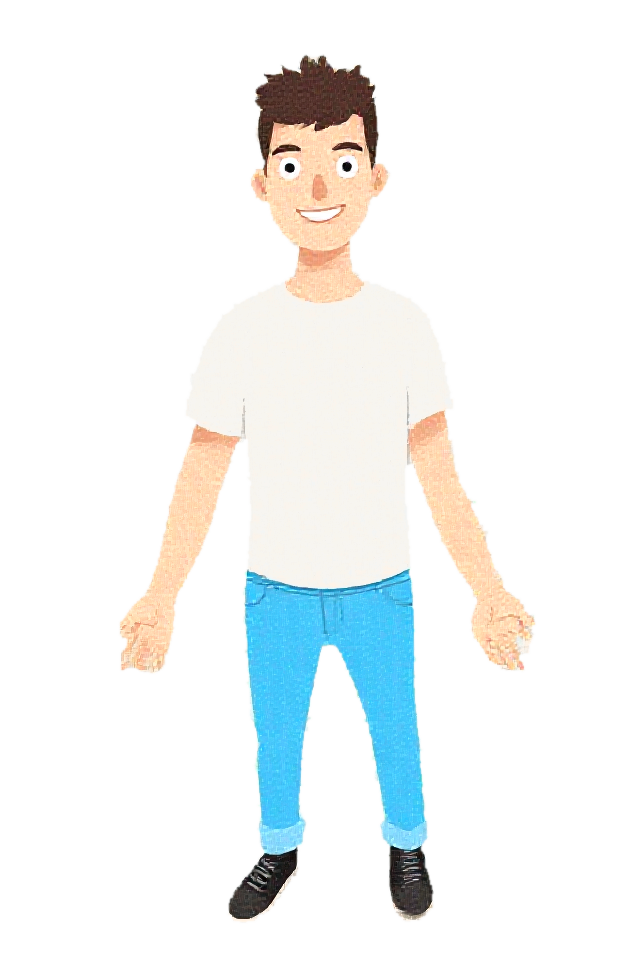
#> input picture briefs/contact-greeting/approved/body-source.png, 640 x 960 px
$ python split_puppet.py ../briefs/contact-greeting/approved/body-source.png out
#> lines starting #> are read from the running program, lines starting #| are printed output that depends on the picture; after the words box and inside, x2 and y2 are one past the last pixel; in counts of white or black regions, pixels touching at a corner belong together
#!/usr/bin/env python3
"""Cut a flat side-on figure into a puppet that can walk.

The head split in scripts/split_layers.py found one joint by measuring the
alpha mask. A walking figure needs the same idea applied to limbs, and the
thing that makes it possible is the same thing that makes everything else here
work: the style is flat. Every part of the body is one solid token colour, so
classifying each pixel to its nearest token and labelling connected components
hands back the parts without a single hand-drawn selection.

What this produces, and why it stops there:

- **Legs rotate at the hip. Nothing else moves.** The four rebuilds behind
  docs/solutions/two-raster-layers-cannot-share-a-pixel.md all came from asking
  one flat drawing for more joints than it can support. Knees and elbows are
  deliberately not cut. The trigger for adding them is written in the strip's
  brief: add them when the walk reads stiff, not before.
- **Every layer is the full canvas.** A layer cropped to its own box has to be
  positioned, and a pivot then has to be expressed relative to that box, which
  is exactly where the hero lost its joint. See
  docs/solutions/a-pivot-in-pixels-is-a-pivot-at-one-size.md. Full canvas layers
  cost a few hundred KB and remove the whole class of error: every pivot is a
  point on one shared canvas.
- **No two layers share a pixel.** Each pixel of the subject goes to exactly
  one layer, checked before anything is written.

    python3 scripts/split_puppet.py <cutout.png> <out_dir>
"""

from __future__ import annotations

import argparse
import json
import math
import sys
from pathlib import Path

import cv2
import numpy as np
from PIL import Image

ROOT = Path(__file__).resolve().parent.parent

# How far each leg reaches up past its joint, in pixels of the source drawing.
# It has to outlast the sweep: a tab of height h swings h*sin(angle) sideways,
# so 70 covers about 19px at the 16 degrees this walk uses.
TAB_ROWS = 34

# The widest angle the walk uses, from the rig. A tab has to stay hidden at all
# of it, in both directions.
SWING_DEG = 12

# The character's own colours, from docs/ILLUSTRATION_SPEC.md. Read here rather
# than copied so that changing the spec changes the splitter.
TOKENS = {
    "SKIN": (0xF2, 0xD5, 0xC0),
    "HAIR": (0x2B, 0x21, 0x18),
    "SHIRT": (0xFB, 0xFB, 0xF9),
    "DENIM": (0x4A, 0x6F, 0xA5),
    "SOLE": (0x16, 0x16, 0x1A),
}


def classify(rgb: np.ndarray, alpha: np.ndarray) -> np.ndarray:
    """Nearest token per pixel; -1 where the subject is not."""
    names = list(TOKENS)
    d = np.stack([((rgb.astype(int) - np.array(TOKENS[n])) ** 2).sum(-1) for n in names], -1)
    lab = np.argmin(d, -1)
    lab[alpha < 128] = -1
    return lab


def runs(row: np.ndarray, min_width: int = 10) -> list[tuple[int, int]]:
    idx = np.flatnonzero(row)
    if not idx.size:
        return []
    brk = np.flatnonzero(np.diff(idx) > 1)
    starts = np.r_[idx[0], idx[brk + 1]]
    ends = np.r_[idx[brk], idx[-1]]
    return [(int(s), int(e)) for s, e in zip(starts, ends, strict=True) if e - s >= min_width]


def find_crotch(denim: np.ndarray, hold: int = 40) -> int:
    """The row where the trousers stop being one shape and become two.

    Measured, not chosen. A single row with two runs proves nothing: the top
    edge of the denim is ragged and produces stray pairs. The crotch is the
    first row from which two runs survive for `hold` rows together.
    """
    rows = np.flatnonzero(denim.any(1))
    if not rows.size:
        raise SystemExit("no trousers found: is this the right drawing?")
    counts = np.array([len(runs(denim[y])) for y in range(denim.shape[0])])
    for y in range(int(rows[0]), int(rows[-1]) - hold):
        if (counts[y:y + hold] >= 2).all():
            return y
    raise SystemExit(
        "the legs never separate: this drawing cannot become a walking puppet. "
        "Regenerate with the legs apart, which is the first acceptance criterion "
        "in the brief."
    )


def split(src: Path, out_dir: Path) -> dict:
    im = Image.open(src).convert("RGBA")
#> im is the input picture: PIL image 640x960 RGBA; mean R, G, B, A 230.8, 236.1, 231.8, 56.9
    a = np.array(im)
    rgb, alpha = a[..., :3], a[..., 3]
    h, w = alpha.shape
#> h = 960; w = 640

    lab = classify(rgb, alpha)
#> in classify, `lab = np.argmin(d, -1)`:
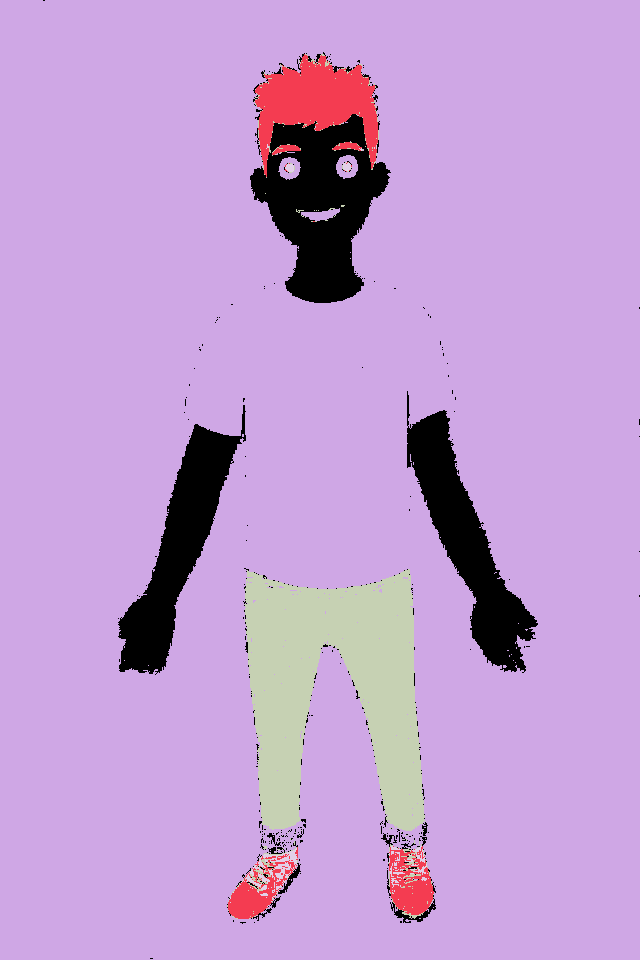
#> lab: shape (960, 640) int64; 5 distinct labels, from 0 to 4; one colour per label, 0 black
#> in classify, `lab[alpha < 128] = -1`:
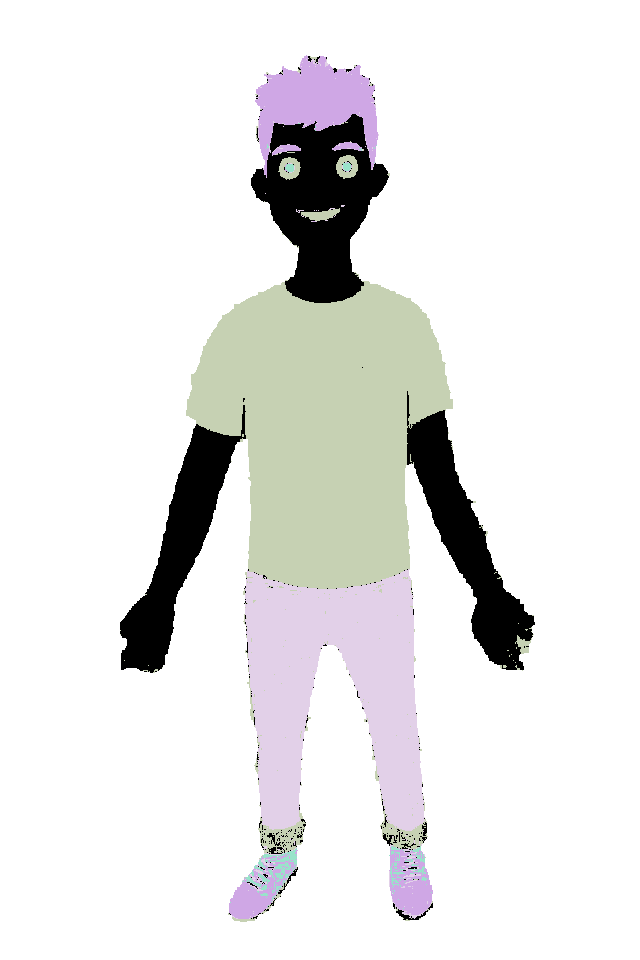
#> lab: shape (960, 640) int64; 6 distinct labels, from -1 to 4; one colour per label, 0 black, -1 white
    names = list(TOKENS)
    denim = (lab == names.index("DENIM")).astype(np.uint8)
#> denim: shape (960, 640); values 0 (black) and 1 (white), 4.8% white; 276 white regions (266 under 20 px), largest, box (x1, y1, x2, y2) and area: (245, 569, 426, 831) 28897, (402, 911, 424, 919) 51, (403, 874, 421, 878) 36
    denim = cv2.morphologyEx(denim, cv2.MORPH_OPEN, np.ones((7, 7), np.uint8))
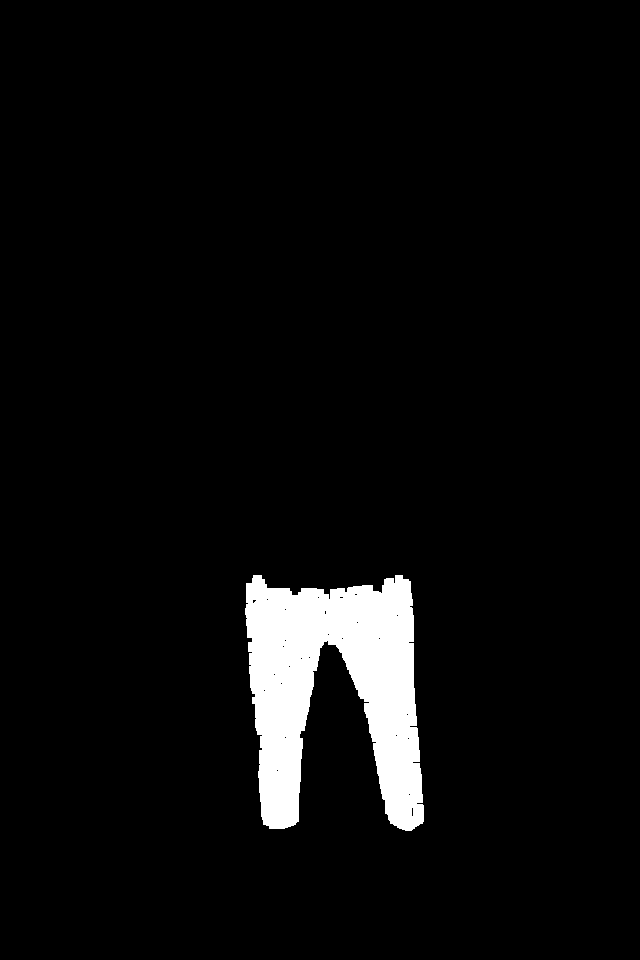
#> denim: shape (960, 640); values 0 (black) and 1 (white), 4.6% white; 1 white region, box (x1, y1, x2, y2) and area: (245, 575, 424, 831) 28152

    crotch = find_crotch(denim)
#> in find_crotch, `rows = np.flatnonzero(denim.any(1))`: rows = 256 values from 575 to 830
#> in find_crotch, `counts = np.array([len(runs(denim[y])) for y in range(denim.shape[0])])`: counts = 960 values, max 5 at index 589, min 0 at index 0, mean 0.528
#> crotch = 640

    # Below the crotch the subject is two separate shapes, one per leg, each
    # carrying its own shoe. Labelling the alpha mask there is enough; nothing
    # has to know which colour a shoe is.
    #
    # The crotch row itself is where they are still touching, by definition, and
    # anti-aliasing keeps them joined for a few rows more. So the labelling
    # starts just below the join and the skipped band is claimed afterwards, by
    # whichever leg is nearer in x. Measured here: at the crotch the mask is one
    # shape, five rows lower it is two.
    band = 0
    for band in range(1, 40):
        probe = (alpha >= 128).astype(np.uint8)
        probe[:crotch + band] = 0
        n, comp, stats, _ = cv2.connectedComponentsWithStats(probe, 8)
        if sum(1 for i in range(1, n) if stats[i, cv2.CC_STAT_AREA] > 2000) >= 2:
            break
#> this loop made 5 passes
#> n on passes 1 to 5: 4, 4, 4, 4, 5
#> pass 1, in split, `n, comp, stats, _ = cv2.connectedComponentsWithStats(probe, 8)`:
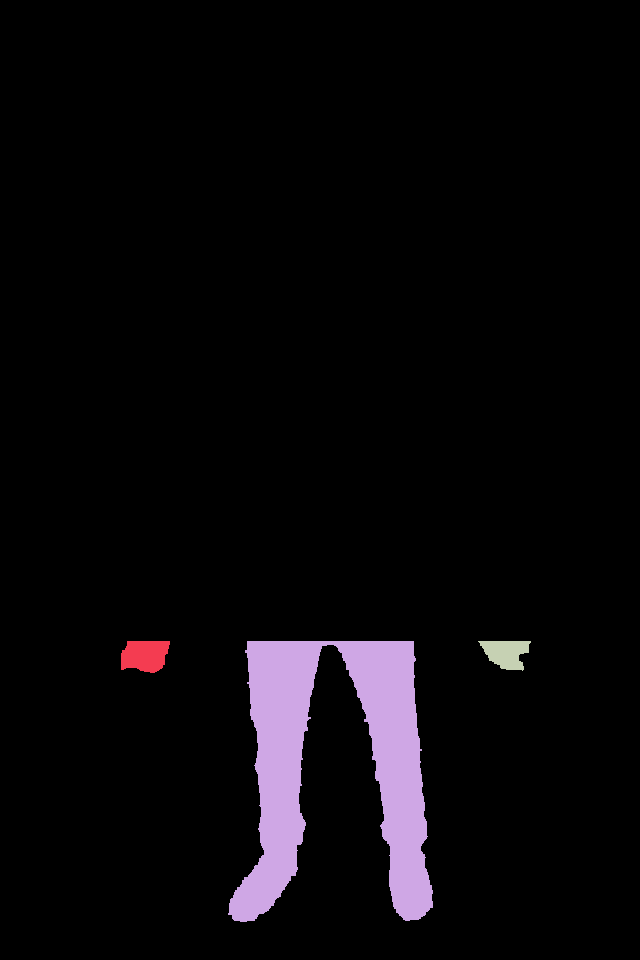
#> comp: shape (960, 640) int32; 4 distinct labels, from 0 to 3; one colour per label, 0 black
#> after the loop:
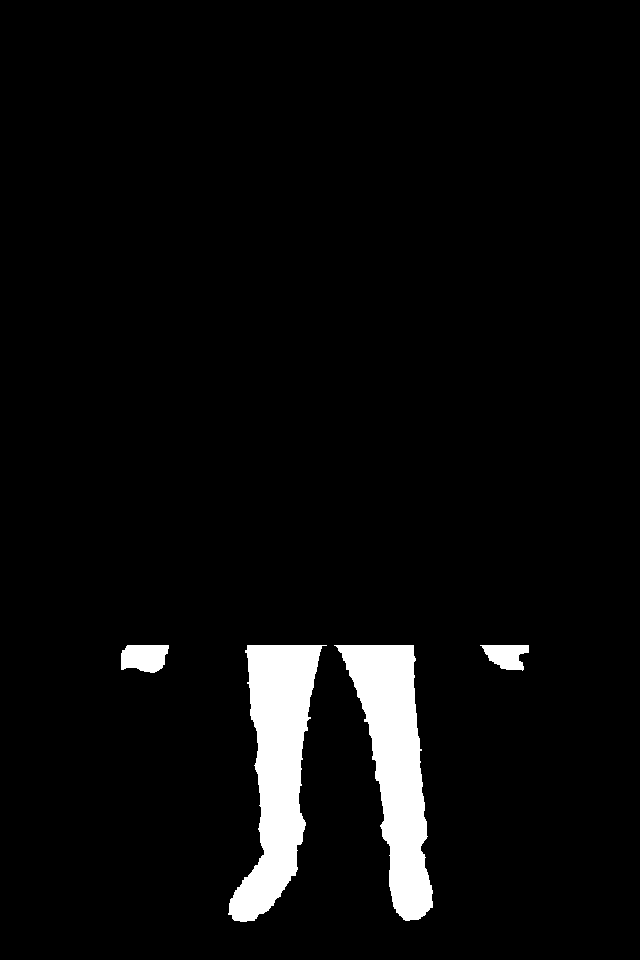
#> probe: shape (960, 640); values 0 (black) and 1 (white), 4.6% white; 4 white regions, box (x1, y1, x2, y2) and area: (228, 645, 327, 922) 13560, (334, 645, 433, 921) 13014, (121, 645, 169, 673) 1102, (480, 645, 529, 671) 850
    legs = sorted(
        ((stats[i, cv2.CC_STAT_AREA], i) for i in range(1, n) if stats[i, cv2.CC_STAT_AREA] > 2000),
        reverse=True,
    )[:2]
#> legs = [(13560, 2), (13014, 3)]
    if len(legs) != 2:
        raise SystemExit(
            f"found {len(legs)} leg shapes below the crotch, expected 2. The "
            "drawing has the legs touching, which the brief forbids for exactly "
            "this reason."
        )

    # The leg whose foot reaches further right is the leading, nearer leg: he
    # walks to the right, so the forward foot is the one the viewer sees in front.
    def foot_x(i: int) -> int:
        return int(stats[i, cv2.CC_STAT_LEFT] + stats[i, cv2.CC_STAT_WIDTH])

    front_i, back_i = sorted((legs[0][1], legs[1][1]), key=foot_x, reverse=True)
#> front_i = 3; back_i = 2

    masks: dict[str, np.ndarray] = {}
    for name, idx in (("leg_front", front_i), ("leg_back", back_i)):
        masks[name] = comp == idx
#> this loop made 2 passes
#> (name, idx) on passes 1 to 2: ('leg_front', 3), ('leg_back', 2)
#> after the loop, masks = 2 items

    # Claim the skipped band. Each pixel in it joins the leg whose first labelled
    # row lies nearer in x, so the cut runs straight down the gap between the
    # thighs instead of leaving a wedge that belongs to neither.
    ref = {name: np.flatnonzero(masks[name][crotch + band]) for name in masks}
#> ref = 2 items
    if all(r.size for r in ref.values()):
        centres = {name: float(r.mean()) for name, r in ref.items()}
#> centres = {'leg_front': 373.5, 'leg_back': 286.5}
        ys, xs = np.nonzero(alpha[crotch:crotch + band] >= 128)
#> ys = 1309 values from 0 to 4; xs = 1309 values, max 530 at index 264, min 127 at index 0, mean 334.3
        for y, x in zip(ys + crotch, xs, strict=True):
            nearest = min(centres, key=lambda k: abs(x - centres[k]))
            masks[nearest][y, x] = True
#> this loop made 1309 passes
#> x on passes 1 to 3: 127, 128, 129
    # Everything above the cut. The torso carries the head and both arms: one
    # flat drawing supports one joint per limb, and the legs are where a walk is
    # legible. The strip's brief names what unlocks the rest.
    masks["torso"] = (alpha >= 128) & ~masks["leg_front"] & ~masks["leg_back"]

    # Each leg keeps a tab reaching up past the joint, into the hip. Without it
    # a rotating leg cut straight across the top swings its corner out from
    # under the body and opens a wedge of bare paper, which is the same seam the
    # head opened at the collar.
    #
    # The tab is the one place two layers are allowed to hold the same pixel,
    # and the condition is strict: the torso is drawn last and must cover the
    # tab completely at every angle the scene allows. A shared pixel that is
    # visible is a ghost, and that is what
    # docs/solutions/two-raster-layers-cannot-share-a-pixel.md is about.
    tab = TAB_ROWS
    top = max(0, crotch - tab)
#> top = 606
    if all(np.flatnonzero(masks[n][crotch + band]).size for n in ("leg_front", "leg_back")):
        centres = {n: float(np.flatnonzero(masks[n][crotch + band]).mean())
                   for n in ("leg_front", "leg_back")}
        # Only trousers. The band above the joint also contains the hand that
        # hangs beside the hip, and claiming it by x alone sent a hand away with
        # a leg. A tab is made of the limb it belongs to, not of whatever is
        # nearby.
        ys, xs = np.nonzero(denim[top:crotch] > 0)
#> ys = 5672 values from 0 to 33; xs = 5672 values, max 413 at index 1668, min 245 at index 330, mean 329.6
        for y, x in zip(ys + top, xs, strict=True):
            nearest = min(centres, key=lambda k: abs(x - centres[k]))
            masks[nearest][y, x] = True
#> after the loop, masks = 3 items

    # Hip pivots: the top of each leg, centred on the width it actually has
    # there. The pivot sits on the cut, so rotation leaves the cut edge exactly
    # where it was and the trouser stays continuous with the hip above it.
    # The joint is the crotch, not the top of the layer. Since the tab reaches
    # above the joint, reading the pivot off the mask's topmost row would put it
    # on the tab and swing the whole leg from the waist.
    pivots = {}
    for name in ("leg_front", "leg_back"):
        xs = np.flatnonzero(masks[name][crotch + band: crotch + band + 12].any(0))
        pivots[name] = [int((xs[0] + xs[-1]) // 2), crotch]
#> after the loop, pivots = {'leg_front': [374, 640], 'leg_back': [285, 640]}

    overlap = int((masks["leg_front"] & masks["leg_back"]).sum())
#> overlap = 0
    if overlap:
        raise SystemExit(f"the two legs share {overlap} pixels, which ghosts when they move")

    # The tab cannot be made to disappear, so it is made soft.
    #
    # Two exact solutions were tried and both failed on this drawing. Keeping
    # only the tab pixels whose whole orbit stays under the torso removed the
    # ones doing the work and opened a slit at the crotch. Cutting the leg along
    # an arc centred on the pivot, which rotation preserves, needs a radius
    # larger than the hip is wide: the waist here is narrower than the trousers
    # flaring below it, so an arc big enough to close the joint already sticks
    # out of the body at rest.
    #
    # What is left is the answer the neck arrived at. A hard edge reads as a
    # wedge; the same edge faded over its last rows reads as nothing, because
    # the thing it lands on is paper of almost the same value. The tab is short,
    # so the sweep is small, and it fades from fully opaque at the joint to
    # nothing at its top.
    alpha_f = alpha.astype(float)
    for name in ("leg_front", "leg_back"):
        rows = np.arange(top, crotch)
        ramp = np.clip((rows - top) / max(1, crotch - top), 0, 1) ** 0.7
        for y, k in zip(rows, ramp, strict=True):
            sel = masks[name][y]
            if sel.any():
                alpha_f[y, sel] = alpha_f[y, sel] * k
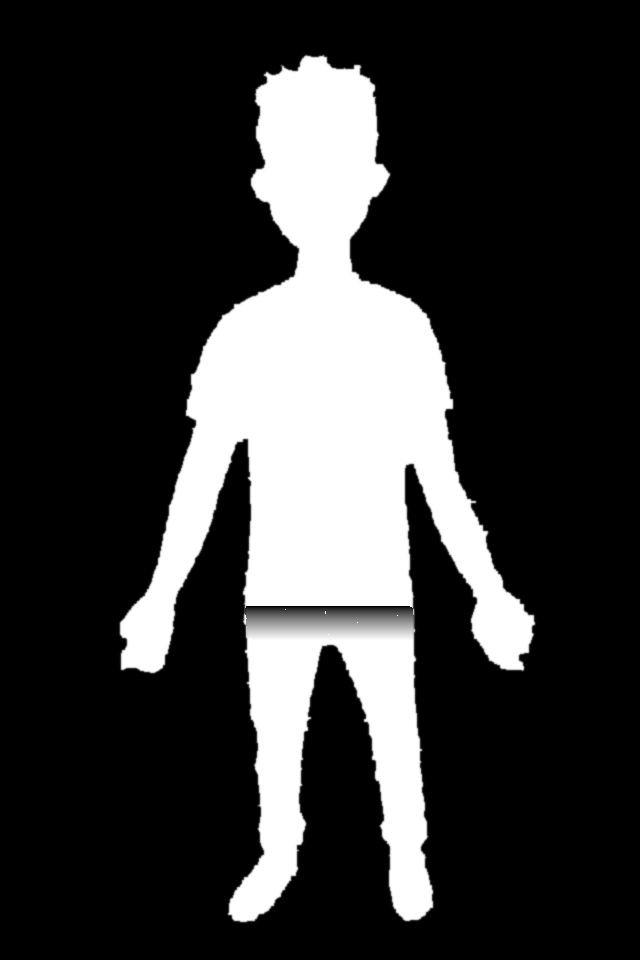
#> alpha_f: shape (960, 640) float64; min 0, max 255, mean 55.9

    # How far the top of the tab travels sideways at full swing. Reported so the
    # number is a measurement rather than a hope.
    sweep = (crotch - top) * math.sin(math.radians(SWING_DEG))
#> sweep = 7.07
    out_dir.mkdir(parents=True, exist_ok=True)
    for name, m in masks.items():
        layer = a.copy()
        src_alpha = alpha_f if name in ("leg_front", "leg_back") else alpha.astype(float)
        layer[..., 3] = np.where(m, np.rint(src_alpha).astype(np.uint8), 0)
        Image.fromarray(layer).save(out_dir / f"{name}.png")
#> this loop made 3 passes
#> name on passes 1 to 3: 'leg_front', 'leg_back', 'torso'

    union = np.zeros_like(alpha, bool)
    for m in masks.values():
        union |= m
#> this loop made 3 passes
#> pass 2, in split, `union |= m`:
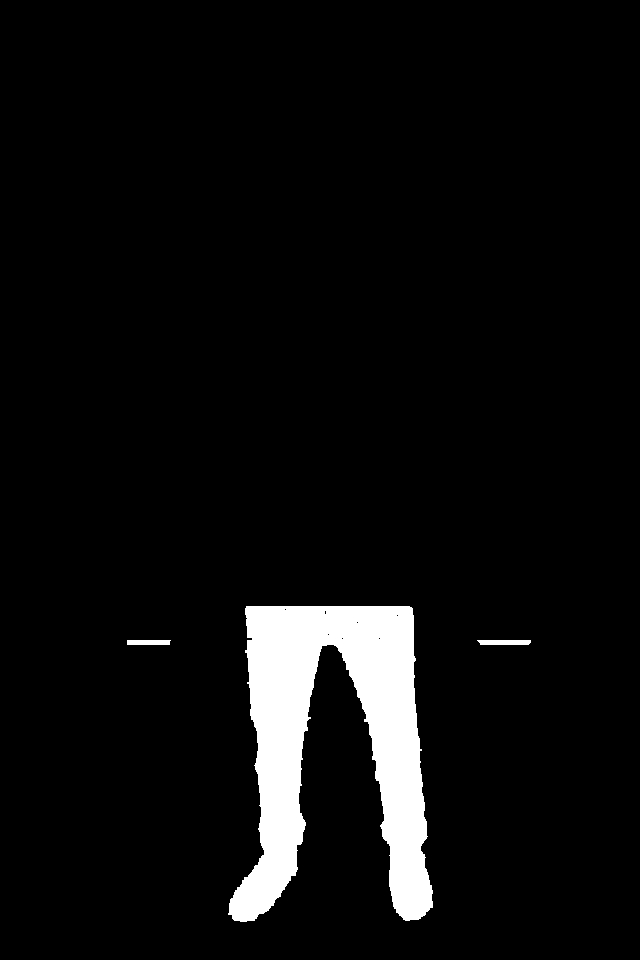
#> union: shape (960, 640) bool; 5.5% white; 3 white regions, box (x1, y1, x2, y2) and area: (228, 606, 433, 922) 33081, (477, 640, 531, 645) 258, (127, 640, 171, 645) 216
    subject = int((alpha >= 128).sum())
#> subject = 137088
    missing = int(((alpha >= 128) & ~union).sum())
#> missing = 0
    if missing:
        raise SystemExit(f"{missing} pixels of {subject} belong to no layer: a part was lost")

    return {
        "canvas": [w, h],
        "crotch": crotch,
        "draw_order": ["leg_back", "leg_front", "torso"],
        "layers": {n: {"file": f"{n}.png"} for n in masks},
        "pivots": pivots,
        "sweep_px": sweep,
    }


def main() -> int:
    ap = argparse.ArgumentParser(description=__doc__)
    ap.add_argument("src", type=Path)
    ap.add_argument("out_dir", type=Path)
    args = ap.parse_args()
    rig = split(args.src.resolve(), args.out_dir.resolve())
#> rig = 6 items
    (args.out_dir / "rig.json").write_text(json.dumps(rig, indent=2) + "\n")
    print(f"crotch at y={rig['crotch']}, pivots {rig['pivots']}")
#| crotch at y=640, pivots {'leg_front': [374, 640], 'leg_back': [285, 640]}
    print(f"tab {TAB_ROWS} rows, sweeping {rig['sweep_px']:.1f}px at {SWING_DEG} degrees")
#| tab 34 rows, sweeping 7.1px at 12 degrees
    print(f"wrote {len(rig['layers'])} layers and rig.json to {args.out_dir}")
#| wrote 3 layers and rig.json to out
    return 0


if __name__ == "__main__":
    sys.exit(main())
#> (the program exits here)
